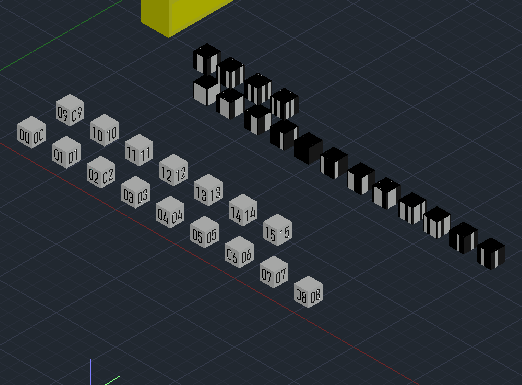
#> input picture img_teste/1.png, 522 x 385 px, found by its file name
$ python teste_dado.py
#> lines starting #> are read from the running program, lines starting #| are printed output that depends on the picture
import cv2

imagem1 = cv2.imread('teste/1.png')
#> imagem1 is the input picture: shape (385, 522, 3); mean B, G, R 53.9, 48.1, 42
imagem2 = cv2.imread('teste/5.png')
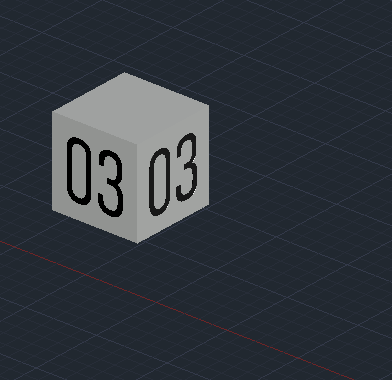
#> input picture img_teste/5.png, 392 x 380 px, found by its file name
#> imagem2 is the input picture: shape (380, 392, 3); mean B, G, R 62.1, 55, 49
imagem3 = cv2.imread('teste/9.png')
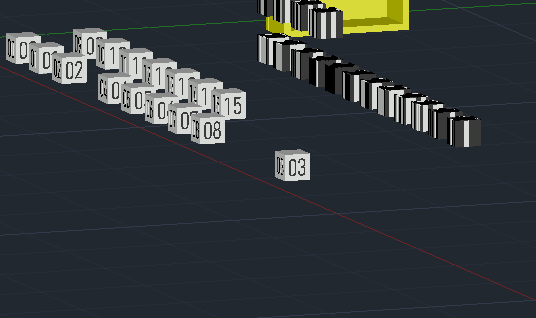
#> input picture img_teste/9.png, 536 x 318 px, found by its file name
#> imagem3 is the input picture: shape (318, 536, 3); mean B, G, R 60.1, 56, 50.1

#> (the run stopped early here; a loop or call above may not have finished)
